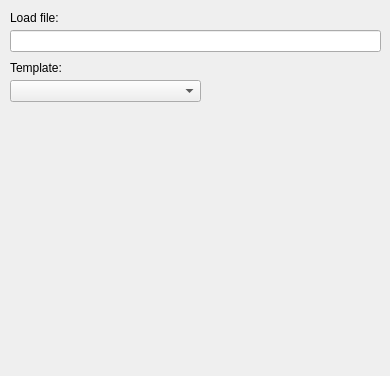
<?xml version="1.0" encoding="UTF-8"?>
<ui version="4.0">
 <class>FormSettingsOnLoadFiles</class>
 <widget class="QWidget" name="FormSettingsOnLoadFiles">
  <property name="geometry">
   <rect>
    <x>0</x>
    <y>0</y>
    <width>390</width>
    <height>376</height>
   </rect>
  </property>
  <property name="windowTitle">
   <string>Form</string>
  </property>
  <widget class="QLineEdit" name="lePathToLoadFile">
   <property name="geometry">
    <rect>
     <x>10</x>
     <y>30</y>
     <width>371</width>
     <height>22</height>
    </rect>
   </property>
  </widget>
  <widget class="QLabel" name="label">
   <property name="geometry">
    <rect>
     <x>10</x>
     <y>10</y>
     <width>49</width>
     <height>16</height>
    </rect>
   </property>
   <property name="text">
    <string>Load file:</string>
   </property>
  </widget>
  <widget class="QComboBox" name="cbTemplate">
   <property name="geometry">
    <rect>
     <x>10</x>
     <y>80</y>
     <width>191</width>
     <height>22</height>
    </rect>
   </property>
  </widget>
  <widget class="QLabel" name="label_2">
   <property name="geometry">
    <rect>
     <x>10</x>
     <y>60</y>
     <width>81</width>
     <height>16</height>
    </rect>
   </property>
   <property name="text">
    <string>Template:</string>
   </property>
  </widget>
 </widget>
 <resources/>
 <connections/>
</ui>
